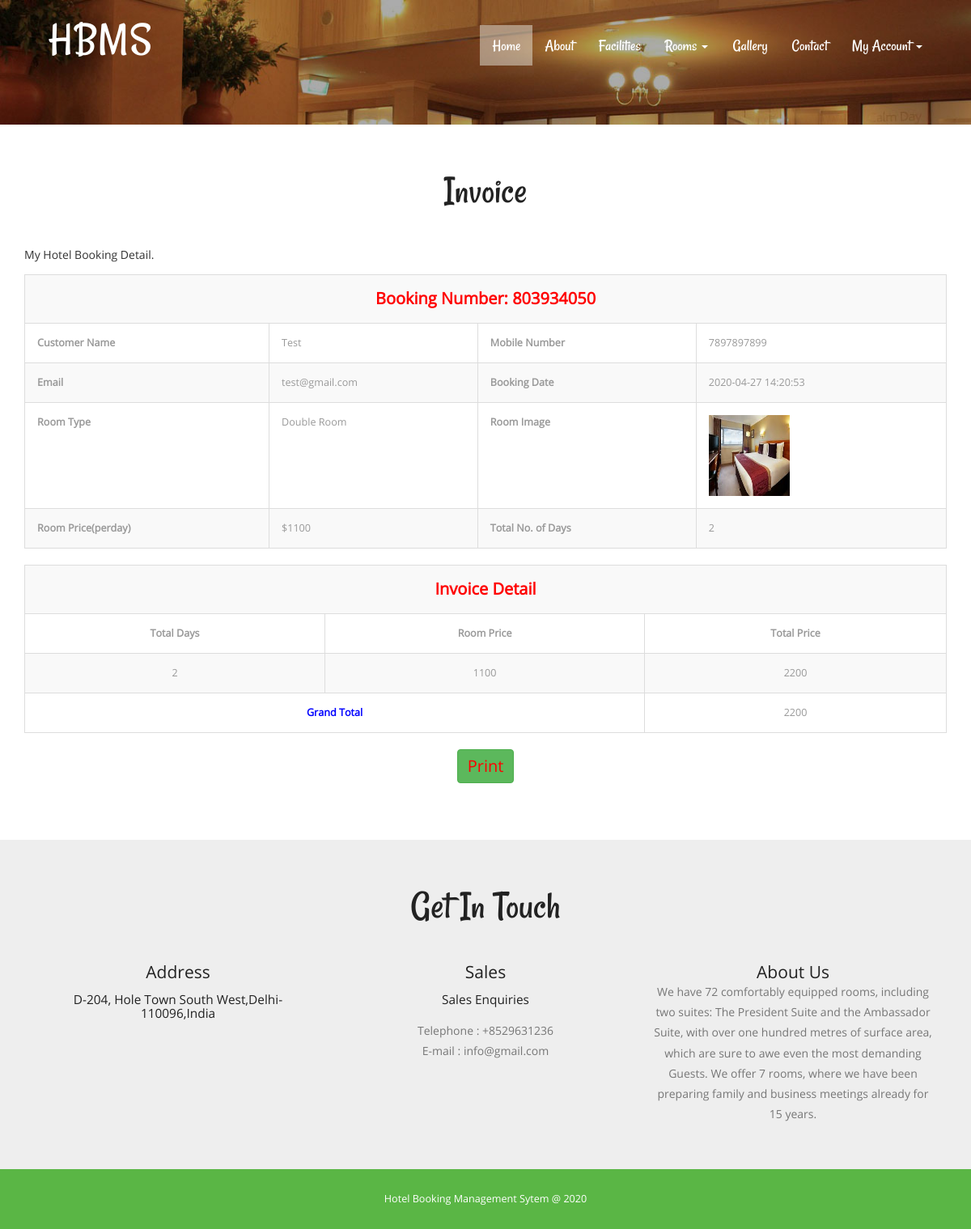
The page /hbms/invoice.php?invid=1 (signed in) on the database its author committed.
### tables this page shows
CREATE TABLE `tblbooking` (
  `ID` int(10) NOT NULL,
  `RoomId` int(5) DEFAULT NULL,
  `BookingNumber` varchar(120) DEFAULT NULL,
  `UserID` int(5) NOT NULL,
  `IDType` varchar(120) DEFAULT NULL,
  `Gender` varchar(50) DEFAULT NULL,
  `Address` mediumtext DEFAULT NULL,
  `CheckinDate` varchar(200) DEFAULT NULL,
  `CheckoutDate` varchar(200) DEFAULT NULL,
  `BookingDate` timestamp NULL DEFAULT current_timestamp(),
  `Remark` varchar(50) DEFAULT NULL,
  `Status` varchar(50) DEFAULT NULL,
  `UpdationDate` timestamp NULL DEFAULT NULL ON UPDATE current_timestamp()
);

CREATE TABLE `tbluser` (
  `ID` int(10) NOT NULL,
  `FullName` varchar(200) DEFAULT NULL,
  `MobileNumber` bigint(10) DEFAULT NULL,
  `Email` varchar(120) DEFAULT NULL,
  `Password` varchar(120) DEFAULT NULL,
  `RegDate` timestamp NULL DEFAULT current_timestamp()
);

CREATE TABLE `tblcategory` (
  `ID` int(10) NOT NULL,
  `CategoryName` varchar(120) DEFAULT NULL,
  `Description` mediumtext DEFAULT NULL,
  `Price` int(5) NOT NULL,
  `Date` timestamp NULL DEFAULT current_timestamp()
);

CREATE TABLE `tblroom` (
  `ID` int(10) NOT NULL,
  `RoomType` int(10) DEFAULT NULL,
  `RoomName` varchar(200) DEFAULT NULL,
  `MaxAdult` int(5) DEFAULT NULL,
  `MaxChild` int(5) DEFAULT NULL,
  `RoomDesc` mediumtext DEFAULT NULL,
  `NoofBed` int(5) DEFAULT NULL,
  `Image` varchar(200) DEFAULT NULL,
  `RoomFacility` varchar(200) DEFAULT NULL,
  `CreationDate` timestamp NULL DEFAULT current_timestamp()
);

CREATE TABLE `tblpage` (
  `ID` int(10) NOT NULL,
  `PageType` varchar(120) DEFAULT NULL,
  `PageTitle` varchar(200) DEFAULT NULL,
  `PageDescription` mediumtext DEFAULT NULL,
  `Email` varchar(120) DEFAULT NULL,
  `MobileNumber` bigint(10) DEFAULT NULL,
  `UpdationDate` timestamp NULL DEFAULT NULL ON UPDATE current_timestamp()
);

### hbms/invoice.php (the view, shortened to what this page needs)
 <?php
include('includes/dbconnection.php');
if (strlen($_SESSION['hbmsuid']==0)) {
  header('location:logout.php');
  } else{
?>
<!DOCTYPE HTML>
<html>
<head>
<link href="css/bootstrap.css" rel="stylesheet" type="text/css" media="all">
<link href="css/style.css" rel="stylesheet" type="text/css" media="all" />
</head>
<body>
			<div class="header head-top">
				<div class="container">
	<?php include_once('includes/header.php');?>
		</div>
</div>
	<div class="typography">
			<div class="container">
				<div class="typography-info">
					<h2 class="type">Invoice</h2>
				</div>
				<p>My Hotel Booking Detail.</p>
				<div class="bs-docs-example">
					<?php
$invid=$_GET['invid'];
$sql="SELECT tblbooking.BookingNumber,tbluser.FullName,DATEDIFF(tblbooking.CheckoutDate,tblbooking.CheckinDate) as ddf,tbluser.MobileNumber,tbluser.Email,tblbooking.IDType,tblbooking.Gender,tblbooking.Address,tblbooking.CheckinDate,tblbooking.CheckoutDate,tblbooking.BookingDate,tblbooking.Remark,tblbooking.Status,tblbooking.UpdationDate,tblcategory.CategoryName,tblcategory.Description,tblcategory.Price,tblroom.RoomName,tblroom.MaxAdult,tblroom.MaxChild,tblroom.RoomDesc,tblroom.NoofBed,tblroom.Image,tblroom.RoomFacility
from tblbooking
join tblroom on tblbooking.RoomId=tblroom.ID
join tblcategory on tblcategory.ID=tblroom.RoomType
join tbluser on tblbooking.UserID=tbluser.ID
where tblbooking.ID=:invid";
$query = $dbh -> prepare($sql);
$query-> bindParam(':invid', $invid, PDO::PARAM_STR);
$query->execute();
$results=$query->fetchAll(PDO::FETCH_OBJ);
$cnt=1;
if($query->rowCount() > 0)
{
foreach($results as $row)
{               ?>
                            <table border="1" class="table table-bordered table-striped table-vcenter js-dataTable-full-pagination">
                                            <tr>
    <th colspan="5" style="text-align: center;color: red;font-size: 20px">Booking Number: <?php  echo $row->BookingNumber;?></th>
  </tr>
  <tr>
    <th>Customer Name</th>
    <td><?php  echo $row->FullName;?></td>
   <th>Mobile Number</th>
    <td colspan="2"><?php  echo $row->MobileNumber;?></td>
  </tr>
  <tr>
    <th>Email</th>
    <td><?php  echo $row->Email;?></td>
    <th>Booking Date</th>
    <td colspan="2"><?php  echo $row->BookingDate;?></td>
  </tr>
   <tr>
    <th>Room Type</th>
    <td><?php  echo $row->CategoryName;?></td>
    <th>Room Image</th>
    <td><img src="admin/images/<?php echo $row->Image;?>" width="100" height="100" value="<?php  echo $row->Image;?>"></td>
  </tr>
 <tr>
    <th>Room Price(perday)</th>
    <td>$<?php  echo $row->Price;?></td>
    <th>Total No. of Days</th>
    <td colspan="2"><?php  echo $row->ddf;?></td>
  </tr>
<table border="1" class="table table-bordered table-striped table-vcenter js-dataTable-full-pagination">
  <tr>
    <th colspan="5" style="text-align: center;color: red;font-size: 20px">Invoice Detail</th>
  </tr>
  <tr>
    <th style="text-align: center;">Total Days</th>
   <th style="text-align: center;">Room Price</th>
   <th style="text-align: center;">Total Price</th>
  </tr>
<tr>
  <td style="text-align: center;"><?php  echo $ddf=$row->ddf;?></td>
  <td style="text-align: center;"><?php  echo $tp= $row->Price;?></td>
<td style="text-align: center;"><?php  echo $total= $ddf*$tp;?></td>
  </tr>
  <?php
$grandtotal+=$total;
$cnt=$cnt+1;} ?>
<tr>
  <th colspan="2" style="text-align:center;color: blue">Grand Total </th>
<td colspan="2" style="text-align: center;"><?php  echo $grandtotal;?></td>
</tr>
<?php $cnt=$cnt+1;} ?>
</table>
</table>
<p style="text-align: center;font-size: 20px">
  <input name="Submit2" type="submit" class="btn btn-success" style="color: red;font-size: 20px" value="Print" onClick="return f3();" style="cursor: pointer;"  /></p>
				</div>
			</div>
	</div>
			<?php include_once('includes/getintouch.php');?>
				<?php include_once('includes/footer.php');?>
</body>
</html>
<?php }  ?>

### hbms/includes/getintouch.php
<div class="touch-section">
					<div class="container">
						<h3>get in touch</h3>
						<div class="touch-grids">
							<?php
$sql="SELECT * from tblpage where PageType='contactus'";
$query = $dbh -> prepare($sql);
$query->execute();
$results=$query->fetchAll(PDO::FETCH_OBJ);
$cnt=1;
if($query->rowCount() > 0)
{
foreach($results as $row)
{               ?>
							<div class="col-md-4 touch-grid">
								<h4>address</h4>
								<h5><?php  echo htmlentities($row->PageDescription);?></h5>
							</div>
							<div class="col-md-4 touch-grid">
								<h4>Sales</h4>
								<h5>Sales Enquiries</h5>
								<p>Telephone : +<?php  echo htmlentities($row->MobileNumber);?></p>
							<p>E-mail : <?php  echo htmlentities($row->Email);?></p>
							</div><?php $cnt=$cnt+1;}} ?>
							<div class="col-md-4 touch-grid">
								<?php
$sql="SELECT * from tblpage where PageType='aboutus'";
$query = $dbh -> prepare($sql);
$query->execute();
$results=$query->fetchAll(PDO::FETCH_OBJ);
$cnt=1;
if($query->rowCount() > 0)
{
foreach($results as $row)
{               ?>
							<h4><?php  echo htmlentities($row->PageTitle);?></h4>
								<p><?php  echo htmlentities($row->PageDescription);?></p>
							</div><?php $cnt=$cnt+1;}} ?>
							<div class="clearfix"></div>
						</div>
					</div>
					</div>

### hbms/css/style.css (style rules this page uses)
h1,h2,h3,h4,h5,h6 { padding:0 0; margin:0 0; }
p { padding:0 0; margin:0 0; }
body { padding:0 0; margin:0 0; font-family: 'OpenSans-Regular' }
.header { background:url(../images/banner1.jpg) no-repeat 0px 0px; background-size:cover; -webkit-background-size: cover; -moz-background-size: cover; -o-background-size: cover; -ms-background-size: cover; min-height:764px; padding-bottom: 4em; }
.touch-section { padding: 4em 0; text-align: center; background-color: #eee; }
.touch-grids { margin-top: 3em; }
.touch-grid h4 { font-size: 1.5em; color: #222; text-transform: capitalize; }
.touch-section h3 { font-size: 3.5em; text-transform: capitalize; font-family: 'Rancho-Regular'; color: #222; }
.touch-grid h5 { font-size: 1.1em; padding: 1em 0; color: #222; }
.touch-grid p { font-size: 1em; line-height: 1.8em; color: #777; }
.head-top { min-height: 115px !important; }
.typography-info { text-align: center; margin-bottom: 3em; }
h2.type { font-size: 3.5em; text-transform: capitalize; font-family: 'Rancho-Regular'; color: #222; }
.typography { padding: 4em 0; }
.table > thead > tr > th, .table > tbody > tr > th, .table > tfoot > tr > th, .table > thead > tr > td, .table > tbody > tr > td, .table > tfoot > tr > td { border-top: none !important; }
.bs-docs-example { margin: 1em 0; }
.table td, .table>tbody>tr>td, .table>tbody>tr>th, .table>tfoot>tr>td, .table>tfoot>tr>th, .table>thead>tr>td, .table>thead>tr>th { padding: 15px!important; }
.table > thead > tr > th, .table > tbody > tr > th, .table > tfoot > tr > th, .table > thead > tr > td, .table > tbody > tr > td, .table > tfoot > tr > td { font-size: 0.9em; color: #999; border-top: none !important; }
@media (max-width:1440px) { .header { min-height: 679px; } }
@media (max-width:1366px) { .header { min-height: 652px; } }
@media (max-width:1280px) { .header { min-height: 602px; } }

### rows shown on the page
tblbooking: BookingNumber "803934050", UserID.FullName "Test", UserID.MobileNumber "7897897899", UserID.Email "test@gmail.com", BookingDate "2020-04-27 14:20:53", tblcategory.CategoryName "Double Room", RoomId.Image (picture), tblcategory.Price "1100", ddf "2", tp "2200"
tblpage: PageDescription "D-204, Hole Town South West,Delhi-110096,India", MobileNumber "8529631236", Email "info@gmail.com"
tblpage: PageTitle "About Us", PageDescription "We have 72 comfortably equipped rooms, including two suites: The President Suite and the Ambassador Suite, with over one hundred metres of surface area, which are sure to awe even the most demanding Guests. We offer 7 rooms, where we have been preparing family and business meetings already for 15 years."

### other values the page prints
$grandtotal "2200"
